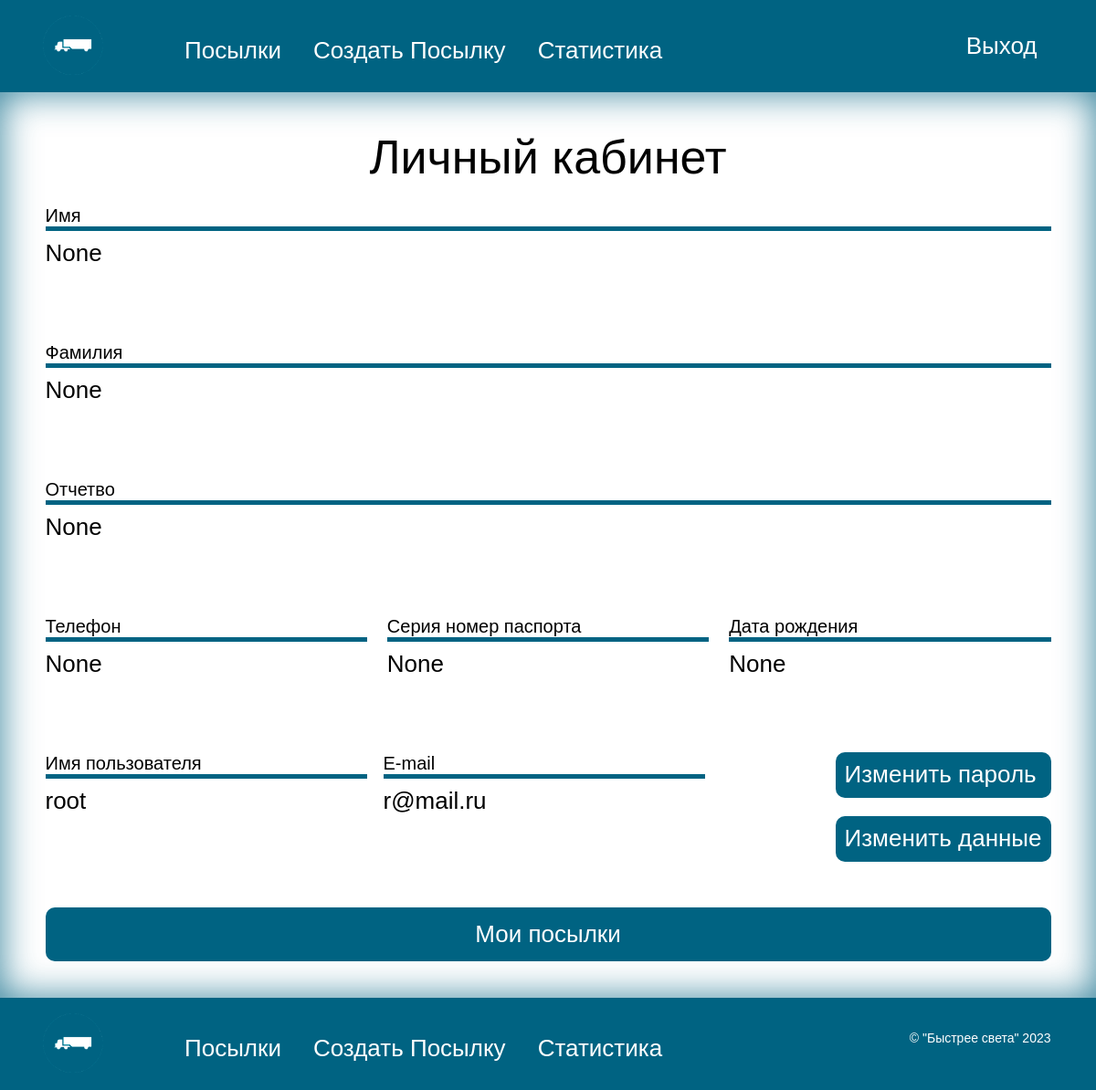
Page /account/ (signed in) on the earlier database version.
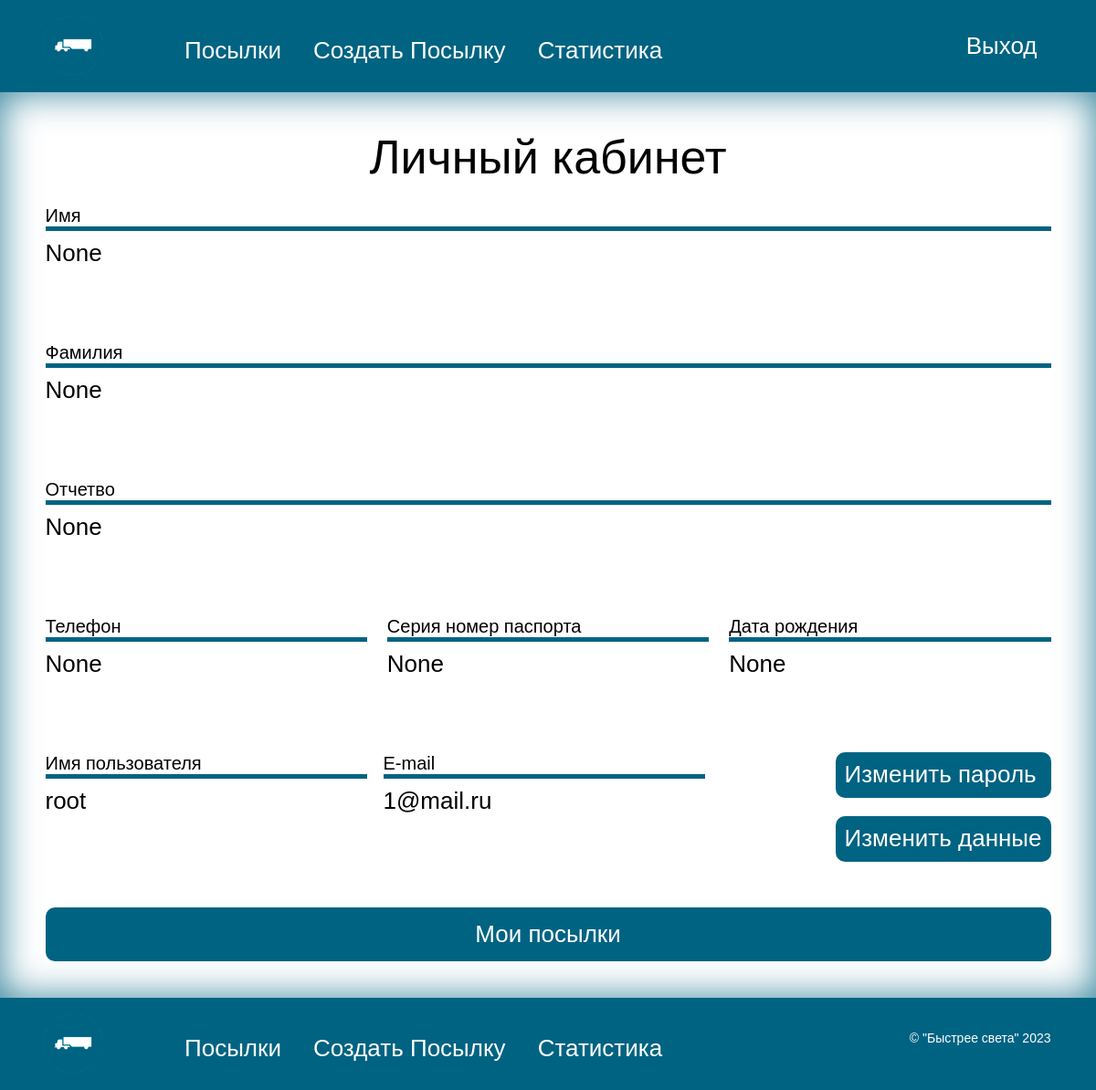
Same page on the later database version.
### navigate/models.py (models this page shows, shortened)
class CustomUser(AbstractUser):
    ROLE_CHOICES = [
        ('Клиент', 'Клиент'),
        ('Сотрудник', 'Сотрудник'),
        ('Водитель', 'Водитель'),
        ('Администратор', 'Администратор'),
    ]
    first_name = models.CharField(max_length=50, verbose_name='Имя', null=True)
    last_name = models.CharField(max_length=50, verbose_name='Фамилия', null=True)
    patronymic = models.CharField(max_length=50, verbose_name='Отчество', null=True)
    phone_number = models.CharField(max_length=11, verbose_name='Номер телефона', null=True)
    passport = models.CharField(max_length=10, verbose_name='Серия номер паспорта', unique=True, null=True)
    date_of_birth = models.DateField(verbose_name='Дата рождения', null=True)
    role = models.CharField(max_length=200,
                              choices=ROLE_CHOICES,
                              default='Клиент',
                              verbose_name='Роль')
    class Meta:
        verbose_name = "Пользователя"
        verbose_name_plural = "Пользователи"

### navigate/views.py (the view)
# urls.py: path('account/', views.personalAccView, name='account'),
def personalAccView(request):
    user = request.user
    if user.is_authenticated and not user.is_anonymous:
        return render(request, 'account.html', {'user': user})
    else:
        return redirect('login')

### templates/account.html (shortened to what this page needs)
{% extends 'base.html' %}
{%load static %}
{% block content %}
<main>
    <div class="container">
        <h2 style="text-align: center; margin-bottom: 20px;">Личный кабинет</h2>
        <div class="wrapper">
          <div class="wrapper-div">
              <h3>Имя</h3>
              <p>{{user.first_name}}</p>
          </div>
         <div class="wrapper-div">
              <h3>Фамилия</h3>
              <p>{{user.last_name}}</p>
          </div>
          <div class="wrapper-div">
              <h3>Отчетво</h3>
              <p>{{user.patronymic}}</p>
          </div>
            <div class="wrapper-div-line3">
          <div class="wrapper-div">
              <h3>Телефон</h3>
              <p>{{user.phone_number}}</p>
          </div>
            <div class="wrapper-div">
              <h3>Серия номер паспорта</h3>
              <p>{{user.passport}}</p>
            </div>
            <div class="wrapper-div">
              <h3>Дата рождения</h3>
              <p>{{user.date_of_birth}}</p>
            </div>
    </div>
            <div class="wrapper-div-line4">
                <div class="wrapper-div">
                    <h3>Имя пользователя</h3>
                    <p>{{user.username}}</p>
                </div>
                <div class="wrapper-div">
                    <h3>E-mail</h3>
                    <p>{{user.email}}</p>
                </div>
                <div>
                 <a class="chenge-bottom" href="{% url 'password_change' %}">Изменить пароль</a>
                <a class="chenge-bottom" href="{%url 'account_edit'%}" type="submit">Изменить данные</a>
            </div>
            </div>
        </div>
        <div class="command">
            <a class="list-bottom" href="{%url 'mypakeges'%}">Мои посылки</a>
        </div>
  </div>
</main>
{% endblock %}

Differences in the rows shown:
changed CustomUser "None": email "r@mail.ru" → "1@mail.ru"
